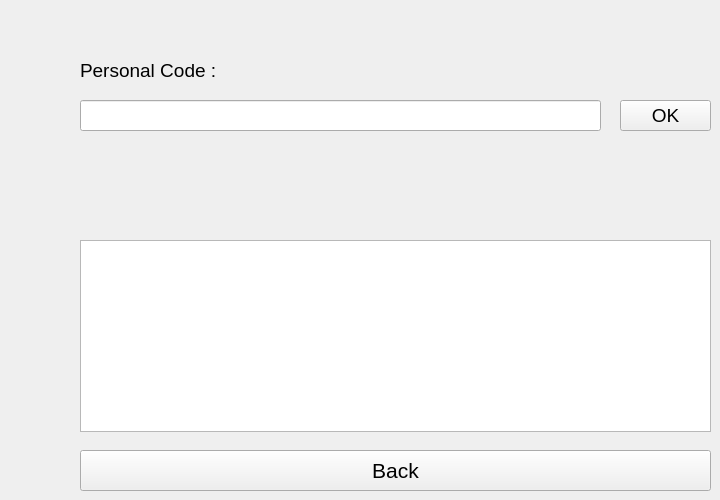
    <widget class="QWidget" name="page_17">
     <widget class="QLabel" name="label_25">
      <property name="geometry">
       <rect>
        <x>80</x>
        <y>50</y>
        <width>171</width>
        <height>41</height>
       </rect>
      </property>
      <property name="font">
       <font>
        <pointsize>14</pointsize>
       </font>
      </property>
      <property name="text">
       <string>Personal Code :</string>
      </property>
     </widget>
     <widget class="QTextBrowser" name="pg17_textbrowser">
      <property name="geometry">
       <rect>
        <x>80</x>
        <y>240</y>
        <width>631</width>
        <height>192</height>
       </rect>
      </property>
      <property name="font">
       <font>
        <pointsize>12</pointsize>
       </font>
      </property>
      <property name="cursor" stdset="0">
       <cursorShape>ForbiddenCursor</cursorShape>
      </property>
     </widget>
     <widget class="QLineEdit" name="pg17_personal_code">
      <property name="geometry">
       <rect>
        <x>80</x>
        <y>100</y>
        <width>521</width>
        <height>31</height>
       </rect>
      </property>
      <property name="font">
       <font>
        <pointsize>12</pointsize>
       </font>
      </property>
     </widget>
     <widget class="QPushButton" name="pg17_pushbutton_ok">
      <property name="geometry">
       <rect>
        <x>620</x>
        <y>100</y>
        <width>91</width>
        <height>31</height>
       </rect>
      </property>
      <property name="font">
       <font>
        <pointsize>14</pointsize>
       </font>
      </property>
      <property name="cursor">
       <cursorShape>PointingHandCursor</cursorShape>
      </property>
      <property name="text">
       <string>OK</string>
      </property>
     </widget>
     <widget class="QPushButton" name="pg17_pushbutton_back">
      <property name="geometry">
       <rect>
        <x>80</x>
        <y>450</y>
        <width>631</width>
        <height>41</height>
       </rect>
      </property>
      <property name="font">
       <font>
        <pointsize>16</pointsize>
       </font>
      </property>
      <property name="cursor">
       <cursorShape>PointingHandCursor</cursorShape>
      </property>
      <property name="text">
       <string>Back</string>
      </property>
     </widget>
    </widget>
